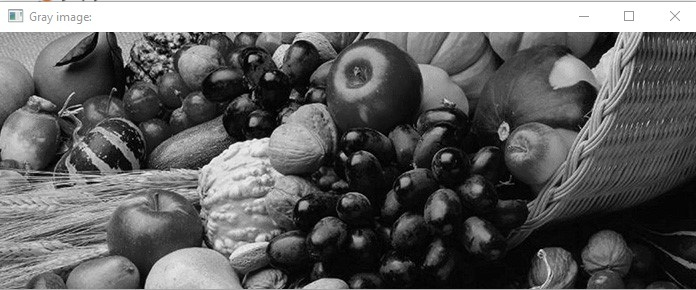
#> input picture IITD Assignments Megha 2024/10_image_negative/fruits_blck_n_white.jpg, 696 x 290 px
$ python 'Image_negative(9).py'
#> lines starting #> are read from the running program, lines starting #| are printed output that depends on the picture
#!/usr/bin/env python
# coding: utf-8

# In[3]:


#importing libraries
import cv2
import numpy as np
import matplotlib.pyplot as plt

# iamge read
gray=cv2.imread('fruits_blck_n_white.jpg',cv2.IMREAD_GRAYSCALE)
#> gray: shape (290, 696); min 0, max 255, mean 100.6
print(gray)
#> (printed output is left out)
print(gray.shape)
#| (290, 696)

# show original image
plt.imshow(gray, cmap='gray')
plt.axis('off')


# In[4]:


# logic
negative_gray=255-gray
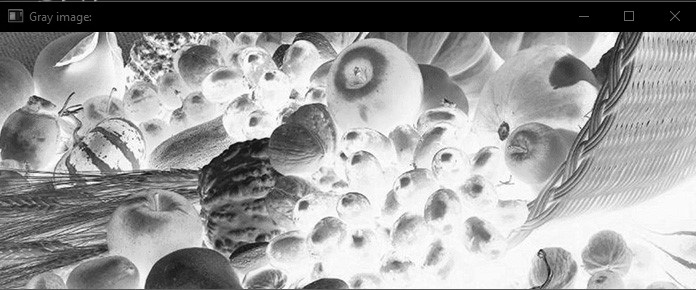
#> negative_gray: shape (290, 696); min 0, max 255, mean 154.4

# show output
print(negative_gray)
#> (printed output is left out)
plt.imshow(negative_gray, cmap='gray')
plt.show()
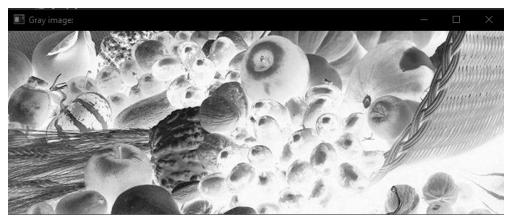
#> figure drawn by matplotlib, 1 panel


# In[ ]:
